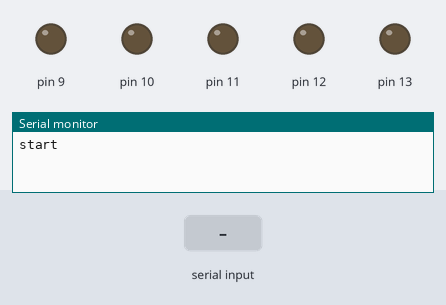
Recording of a sketch running on a simulated Arduino Uno, built with avr-gcc and run on an emulated ATmega328P. On the bench: output pins drawn as LEDs (lit = HIGH), the last lines printed to the serial monitor. The inputs (shaded band) are chosen by the test bench.

Above: at 1.2 s.
1.3 s: "F" received over Serial
At 2.5 s:
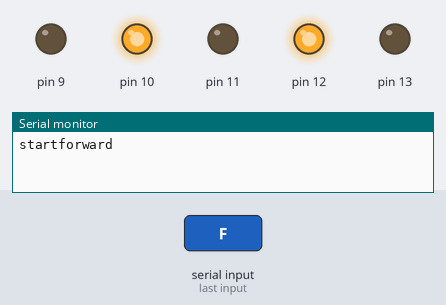
2.8 s: "B" received over Serial
At 3.8 s:
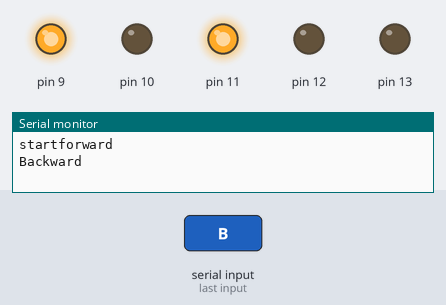
4.3 s: "R" received over Serial
At 4.9 s:
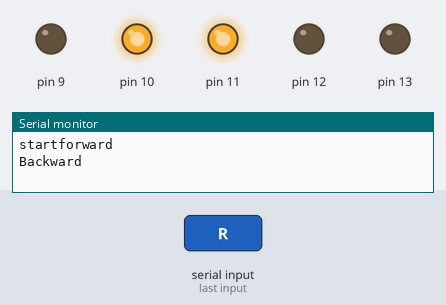
5.8 s: "L" received over Serial
At 7.0 s:
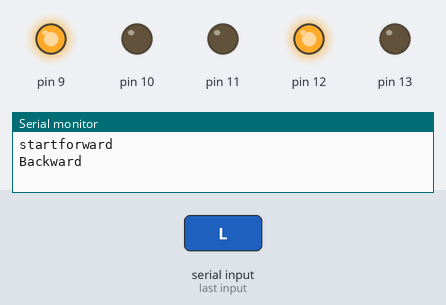
7.3 s: "O" received over Serial
At 8.4 s:
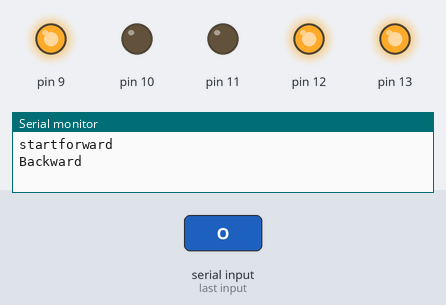
8.8 s: "C" received over Serial
At 9.5 s:
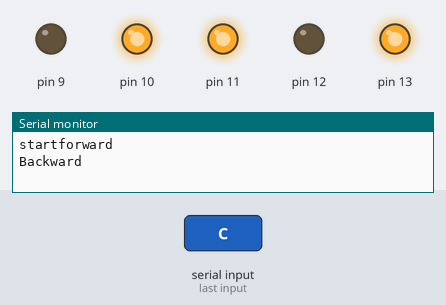
Timing chart, 0 to 11.3 s (numbered marks = the images above; inputs shaded):
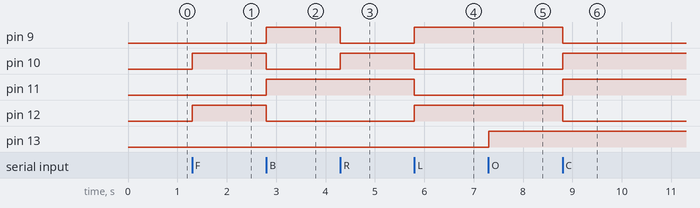

The sketch:

4_WHEEL_ROBOTIC_CAR.ino
```cpp
/* BLUETOOTH CAR WITH ARDUINO UNO AND HC-05

   THIS CODE DEMONSTRATES CONTROLLING A CAR VIA SMARTPHONE USING BLUETOOTH COMMUNICATION.

   NOTE-IT IS ADVISED THAT BLUETOOTH MODULE SHOULD BE ATTACHED TO ARDUINO BOARD AFTER
        UPLOADING CODE TO AVOID ERRORS AND PREVENT POSSIBLE DAMAGE TO BLUETOOTH MODULE.

   CODE CREATED BY - AMEYA ANGADI
   LAST MODIFIED ON - 26/07/2024
   VERSION - 1.3..,/.; mn
*/

#define led1 = 13
#define in1 = 12
#define in2 = 11
#define in3 = 10
#define in4 = 9

void setup() {
  Serial.begin(9600);
  Serial.print("start");
  pinMode(13, OUTPUT);
  pinMode(12, OUTPUT);
  pinMode(11, OUTPUT);
  pinMode(10, OUTPUT);
  pinMode(9, OUTPUT);
}

void loop() {
  if (Serial.available() > 0) {
    char inputvalue = char(Serial.read());
    if (inputvalue == 'F') {
      digitalWrite(12, HIGH);
      digitalWrite(11, LOW);
      digitalWrite(10, HIGH);
      digitalWrite(9, LOW);
      Serial.println("forward");

    }
    else if (inputvalue == 'B') {
      digitalWrite(12, LOW);
      digitalWrite(11, HIGH);
      digitalWrite(10, LOW);
      digitalWrite(9, HIGH);
      Serial.print("Backward");
    }

    else if (inputvalue == 'R') {
      digitalWrite(12, LOW);
      digitalWrite(11, HIGH);
      digitalWrite(10, HIGH);
      digitalWrite(9, LOW);
    }

    else if (inputvalue == 'L') {
      digitalWrite(12, HIGH);
      digitalWrite(11, LOW);
      digitalWrite(10, LOW);
      digitalWrite(9, HIGH);
    }

    else if (inputvalue == 'C') {
      digitalWrite(12, LOW);
      digitalWrite(11, HIGH);
      digitalWrite(10, HIGH);
      digitalWrite(9, LOW);
    }

    else if (inputvalue == 'A') {
      digitalWrite(12, HIGH);
      digitalWrite(11, LOW);
      digitalWrite(10, LOW);
      digitalWrite(9, HIGH);
    }

    else if (inputvalue == 'O') {
      digitalWrite(13, HIGH);
    }

    else if (inputvalue == 's') {
      digitalWrite(13, LOW);
    }

    else if (inputvalue == 'S') {
      digitalWrite(12, LOW);
      digitalWrite(11, LOW);
      digitalWrite(10, LOW);
      digitalWrite(9, LOW);

    }
  }
}
```

Measured:
- after the input at 1.3 s, pin 10, pin 12: LOW → HIGH at once
- after the input at 2.8 s, pin 9, pin 11: LOW → HIGH at once; pin 10, pin 12: HIGH → LOW at once
- after the input at 4.3 s, pin 9: HIGH → LOW at once; pin 10: LOW → HIGH at once
- after the input at 5.8 s, pin 9, pin 12: LOW → HIGH at once; pin 10, pin 11: HIGH → LOW at once
- after the input at 7.3 s, pin 13: LOW → HIGH at once
- after the input at 8.8 s, pin 9, pin 12: HIGH → LOW at once; pin 10, pin 11: LOW → HIGH at once
